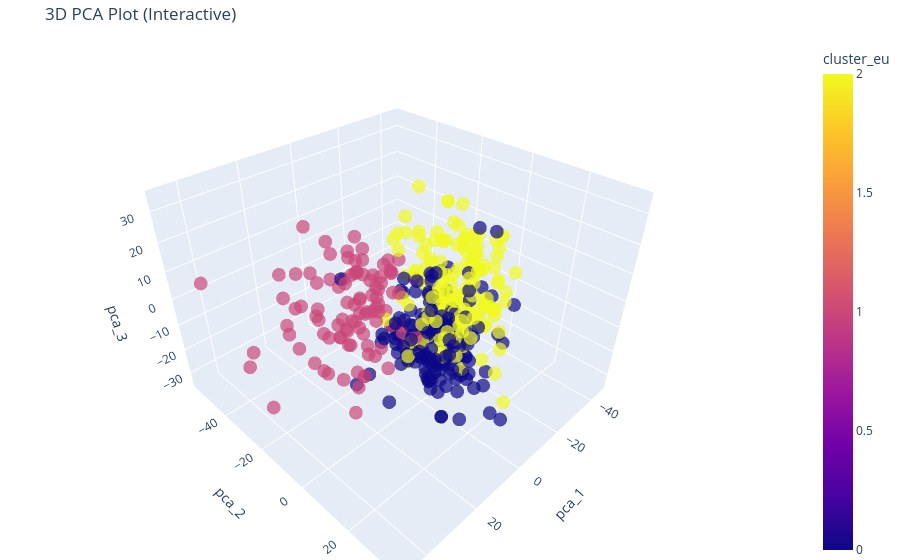

This figure's notebook cell:
### Code cell
import plotly.express as px

fig = px.scatter_3d(
    df_analysis, 
    x='pca_1', y='pca_2', 
    z='pca_3',
    color='cluster_eu',
    title='3D PCA Plot (Interactive)',
    opacity=0.7,
    size_max=5
)

# Update layout for a cleaner look
fig.update_layout(margin=dict(l=0, r=0, b=0, t=40))
fig.show()

### Figure 1 — Plotly figure (JSON) as saved in the notebook; plotly's stock layout.template omitted (floating-point values rounded to 4 significant figures; data arrays with more than 128 entries replaced by an {"elided": "..."} marker saying what was removed)
{"data": [{"hovertemplate": "pca_1=%{x}<br>pca_2=%{y}<br>pca_3=%{z}<br>cluster_eu=%{marker.color}<extra></extra>", "legendgroup": "", "marker": {"color": {"elided": "443 int values"}, "coloraxis": "coloraxis", "opacity": 0.7, "symbol": "circle"}, "mode": "markers", "name": "", "scene": "scene", "showlegend": false, "type": "scatter3d", "x": {"elided": "443 float values"}, "y": {"elided": "443 float values"}, "z": {"elided": "443 float values"}}], "layout": {"coloraxis": {"colorbar": {"title": {"text": "cluster_eu"}}, "colorscale": [[0, "#0d0887"], [0.1111, "#46039f"], [0.2222, "#7201a8"], [0.3333, "#9c179e"], [0.4444, "#bd3786"], [0.5556, "#d8576b"], [0.6667, "#ed7953"], [0.7778, "#fb9f3a"], [0.8889, "#fdca26"], [1, "#f0f921"]]}, "legend": {"tracegroupgap": 0}, "margin": {"b": 0, "l": 0, "r": 0, "t": 40}, "scene": {"domain": {"x": [0, 1], "y": [0, 1]}, "xaxis": {"title": {"text": "pca_1"}}, "yaxis": {"title": {"text": "pca_2"}}, "zaxis": {"title": {"text": "pca_3"}}}, "title": {"text": "3D PCA Plot (Interactive)"}}}
